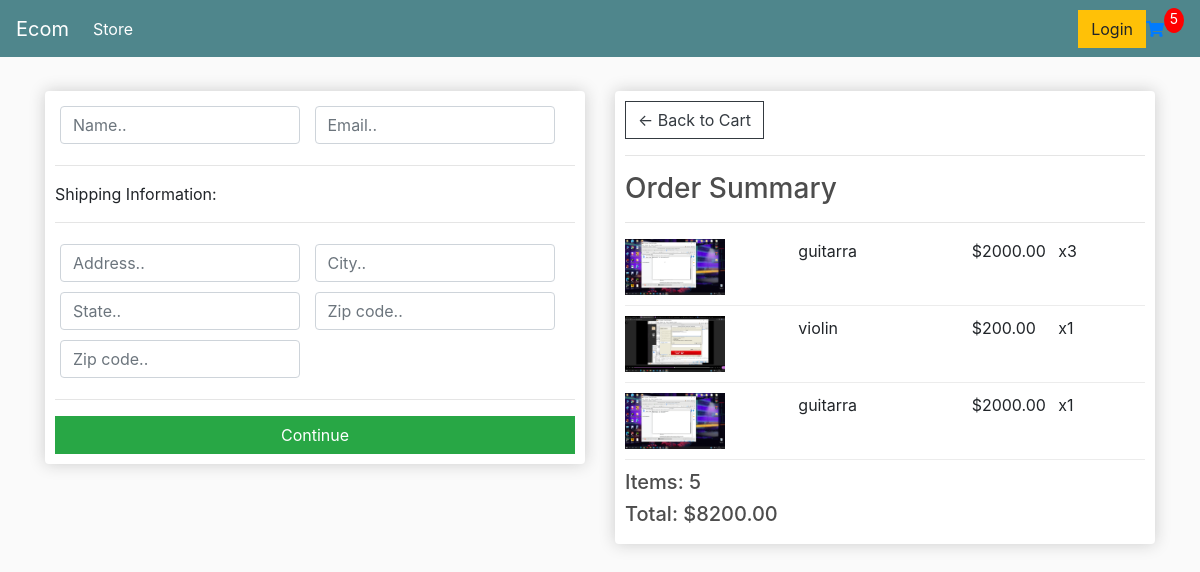
/checkout/ (signed in), run on an earlier commit of the app's database.
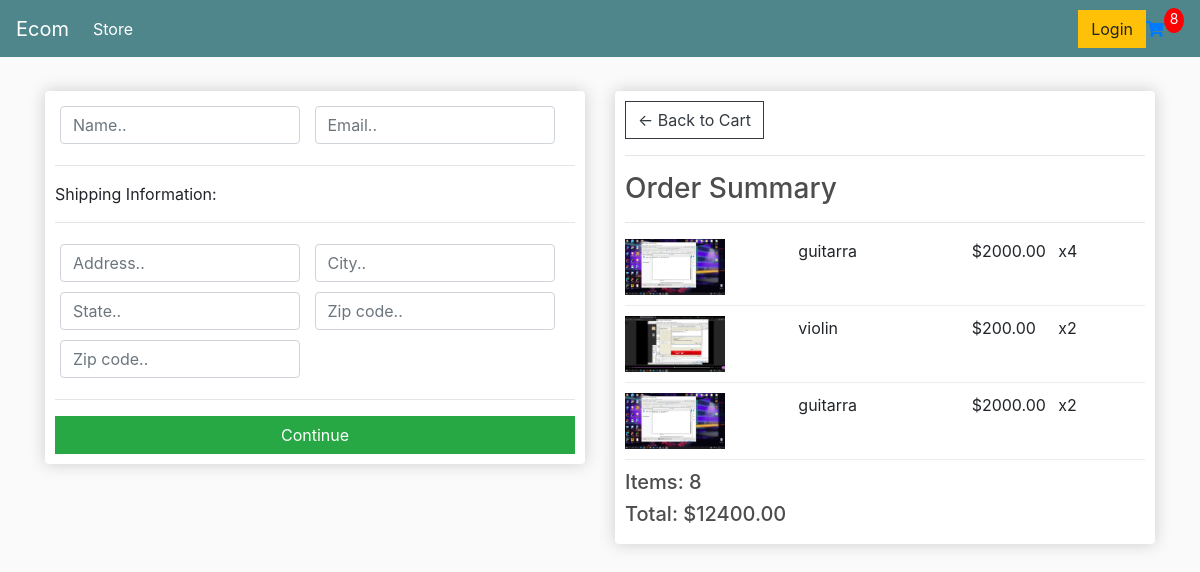
And on a later commit of the database.
### app/models.py (models this page shows, shortened)
class OrderItem(models.Model):
	product = models.ForeignKey(Product, on_delete=models.SET_NULL, null=True)
	order = models.ForeignKey(Order, on_delete=models.SET_NULL, null=True)
	quantity = models.IntegerField(default=0, null=True, blank=True)
	date_added = models.DateTimeField(auto_now_add=True)
	@property
	def get_total(self):
		total = self.product.price * self.quantity
		return total

class Order(models.Model):
	customer = models.ForeignKey(Customer, on_delete=models.SET_NULL, null=True, blank=True)
	date_ordered = models.DateTimeField(auto_now_add=True)
	complete = models.BooleanField(default=False)
	transaction_id = models.CharField(max_length=100, null=True)
	@property
	def get_cart_total(self):
		orderitems = self.orderitem_set.all()
		total = sum([item.get_total for item in orderitems])
		return total
	@property
	def get_cart_items(self):
		orderitems = self.orderitem_set.all()
		total = sum([item.quantity for item in orderitems])
		return total

class Product(models.Model):
	name = models.CharField(max_length=200)
	marca = models.CharField(max_length=50,blank=True)
	price = models.FloatField()
	image = models.ImageField(null=True, blank=True)
	@property
	def imageURL(self):
		try:
			url = self.image.url
		except:
			url = ''
		return url

### app/views.py (the view)
# urls.py: path('checkout/', checkout, name="checkout"),
def checkout(request):
	if request.user.is_authenticated:
		customer = request.user.customer
		order, created = Order.objects.get_or_create(customer=customer, complete=False)
		items = order.orderitem_set.all()
		cartItems = order.get_cart_items
	else:
		items = []
		order = {'get_cart_total':0, 'get_cart_items':0}
		cartItems = order['get_cart_items']
	context = {'items':items, 'order':order, 'cartItems':cartItems}
	return render(request, 'app/checkout.html', context)

### app/templates/app/checkout.html (shortened to what this page needs)
{% extends 'app/main.html' %}
{% load static %}
{% block content %}
     <div class="row">
		<div class="col-lg-6">
			<div class="box-element" id="form-wrapper">
				<form id="form">
					<div id="user-info">
						<div class="form-field">
							<input required class="form-control" type="text" name="name" placeholder="Name..">
						</div>
						<div class="form-field">
							<input required class="form-control" type="email" name="email" placeholder="Email..">
						</div>
					</div>
					<div id="shipping-info">
						<hr>
						<p>Shipping Information:</p>
						<hr>
						<div class="form-field">
							<input class="form-control" type="text" name="address" placeholder="Address..">
						</div>
						<div class="form-field">
							<input class="form-control" type="text" name="city" placeholder="City..">
						</div>
						<div class="form-field">
							<input class="form-control" type="text" name="state" placeholder="State..">
						</div>
						<div class="form-field">
							<input class="form-control" type="text" name="zipcode" placeholder="Zip code..">
						</div>
						<div class="form-field">
							<input class="form-control" type="text" name="country" placeholder="Zip code..">
						</div>
					</div>
					<hr>
					<input id="form-button" class="btn btn-success btn-block" type="submit" value="Continue">
				</form>
			</div>
			<br>
		</div>
		<div class="col-lg-6">
			<div class="box-element">
				<a  class="btn btn-outline-dark" href="{% url 'cart' %}">&#x2190; Back to Cart</a>
				<hr>
				<h3>Order Summary</h3>
				<hr>
				{% for item in items %}
				<div class="cart-row">
					<div style="flex:2"><img class="row-image" src="{{item.product.imageURL}}"></div>
					<div style="flex:2"><p>{{item.product.name}}</p></div>
					<div style="flex:1"><p>${{item.product.price|floatformat:2}}</p></div>
					<div style="flex:1"><p>x{{item.quantity}}</p></div>
				</div>
				{% endfor %}
				<h5>Items:   {{order.get_cart_items}}</h5>
				<h5>Total:   ${{order.get_cart_total|floatformat:2}}</h5>
			</div>
		</div>
	</div>
{% endblock content %}

What changed in the data, as far as the page shows it:
changed OrderItem (number 1 of 3 on the later page): quantity "3" → "4"
changed OrderItem "violin": quantity "1" → "2"
changed OrderItem (number 3 of 3 on the later page): quantity "1" → "2"
changed through a linked row, Order: get_cart_items "5" → "8"; get_cart_total "8200.00" → "12400.00"
Also different on the page:
{{ cartItems }}: "5" → "8"
